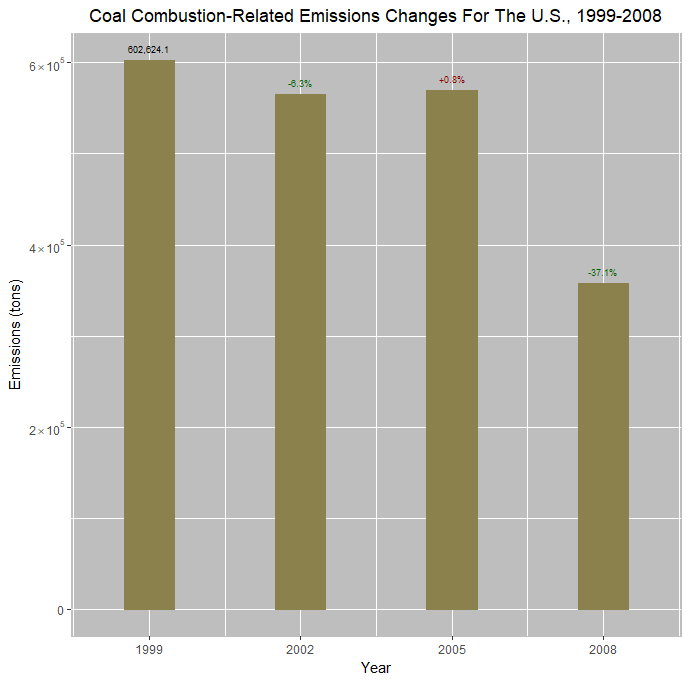

Recreate this plot in R.
# ggplot2 for US coal combustion-related emissions changes by type year to year

library("scales")
library(data.table)
library(grid)
library("ggplot2")
source("DataLoader.R")

if(nrow(pd) != 53400){
  message("loading data")
  pd <- loadPollutionData(verbose=FALSE, joinTables = TRUE)
  pd <- pd[grepl("(C|c)oal", pd$Short.Name),]
}

message("aggregating by year")
emissionsum <- aggregate(pd$Emissions, by=list(pd$year), FUN=sum)
names(emissionsum) <- c("Year", "Emissions")

# add in year over year column
message("calculating year over year column")
emissionsum <- transform(emissionsum, new.col=c(NA,Emissions[-1]/Emissions[-nrow(emissionsum)]-1))
names(emissionsum)[3] <- "YoY"

# plot
message("plotting")
myplot <- ggplot(emissionsum
                 , aes(Year, Emissions)) + 
  geom_bar(width = 1
           , position = "dodge"
           , stat="identity"
           , color="lightgoldenrod4"
           , fill="lightgoldenrod4"
  ) + 
  scale_x_continuous(breaks = emissionsum$Year, 
                     labels = emissionsum$Year, 
                     limits = c(1998,2009)) + 
  scale_y_continuous(label= function(x) {ifelse(x==0, "0", parse(text=gsub("[+]", "", gsub("e", " %*% 10^", scientific_format()(x)))))} ) +
  theme(panel.background = element_rect(fill="gray", color = "gray")) +
  theme(legend.position = "none") +
  geom_text(aes(label = ifelse(is.na(emissionsum$YoY)
                               , format(round(emissionsum$Emissions, 1), nsmall=1, big.mark=",")
                               , ifelse(emissionsum$YoY >= 0
                                        , paste("+", percent(emissionsum$YoY), sep="")
                                        , percent(emissionsum$YoY)
                               )
  )
  , vjust=-1)
  , size=2.5
  , col = ifelse(is.na(emissionsum$YoY)
                 , "black"
                 , ifelse(emissionsum$YoY > 0, "darkred", "darkgreen")
  )
  ) + 
  labs(y = "Emissions (tons)") +
  theme(plot.title = element_text(hjust = 0.5)) + 
  ggtitle("Coal Combustion-Related Emissions Changes For The U.S., 1999-2008")


# make a grob, turn off clipping
myplot2 <- ggplot_gtable(ggplot_build(myplot))
myplot2$layout$clip[myplot2$layout$name == "panel"] <- "off"
grid::grid.draw(myplot2)
